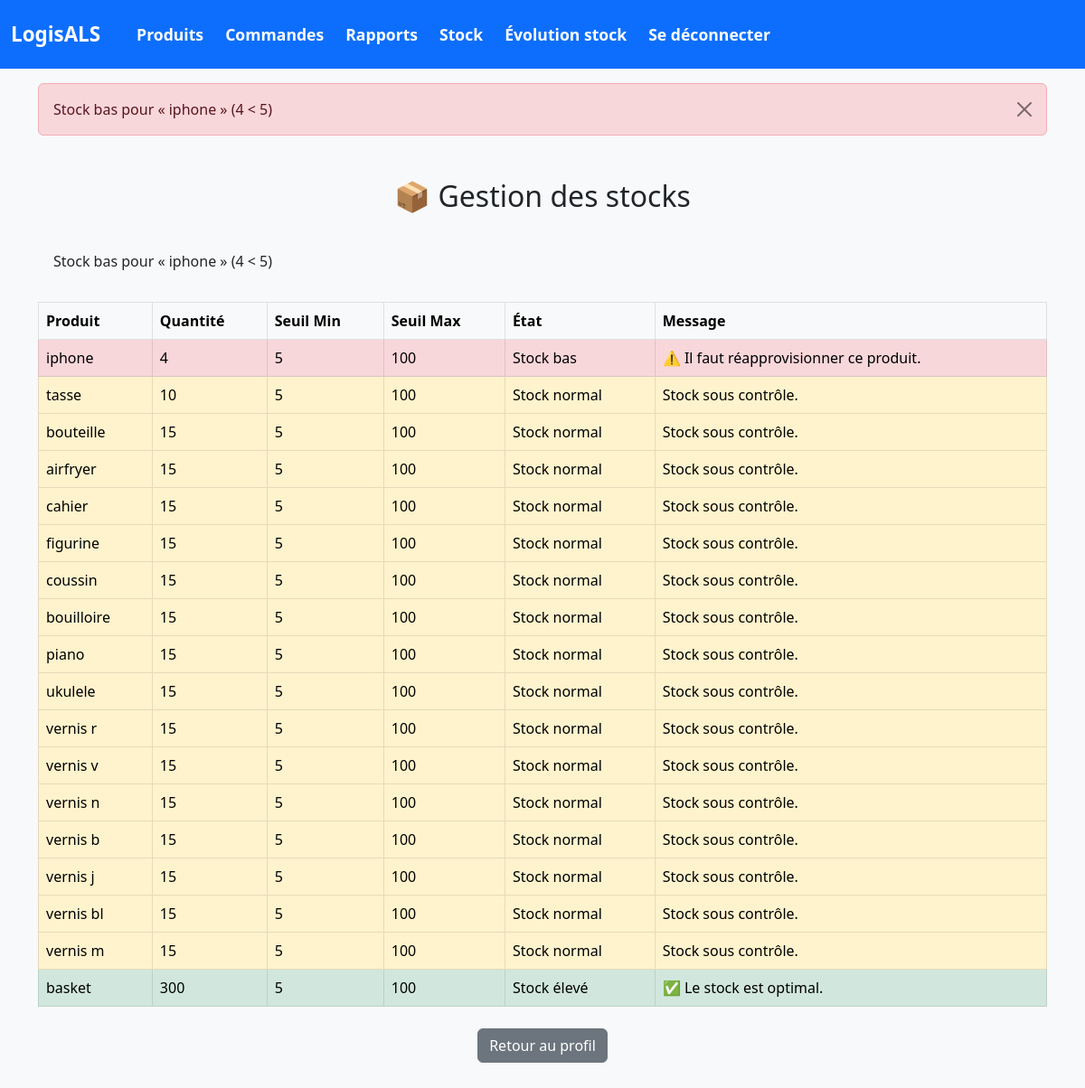
The page /inventaire/stocks/ (signed in) on the database its author committed.
### inventaire/models.py (models this page shows, shortened)
class Produit(models.Model):
    nom = models.CharField(max_length=100)
    description = models.TextField()
    prix = models.PositiveIntegerField()
    quantite_stock = models.PositiveIntegerField()
    date_ajout = models.DateTimeField(auto_now_add=True)
    seuil_min = models.PositiveIntegerField(default=5)  # seuil critique
    seuil_max = models.PositiveIntegerField(default=100)  # stock idéal  #
    vendeur = models.CharField(max_length=100, blank=True, null=True)
    def statut_stock(self):
        if self.quantite_stock <= self.seuil_min:
            return 'bas'
        elif self.quantite_stock >= self.seuil_max:
            return 'haut'
        else:
            return 'normal'

### inventaire/views.py (the view)
# urls.py: path('stocks/', views.gestion_stock, name='gestion_stock'),
@login_required
def gestion_stock(request):
    produits = Produit.objects.all()
    for p in produits:
        if p.quantite_stock < p.seuil_min:
            messages.error(request, f"Stock bas pour « {p.nom} » ({p.quantite_stock} < {p.seuil_min})")
    return render(request, 'inventaire/gestion_stock.html', {
        'produits': produits
    })

### inventaire/templates/inventaire/gestion_stock.html (shortened to what this page needs)
<!DOCTYPE html>
<html lang="fr">
<head>
    {% load static %}
    <link href="https://cdn.jsdelivr.net/npm/bootstrap@5.3.0/dist/css/bootstrap.min.css" rel="stylesheet">
</head>
<body class="bg-light">
{% include 'inventaire/navbar.html' %}
{% if messages %}
<div class="container mt-3">
  {% for message in messages %}
    <div class="alert alert-danger alert-dismissible fade show" role="alert">
      {{ message }}
      <button type="button" class="btn-close" data-bs-dismiss="alert" aria-label="Close"></button>
    </div>
  {% endfor %}
</div>
{% endif %}
<div class="container my-5">
    <h2 class="text-center mb-4">📦 Gestion des stocks</h2>
    <table class="table table-bordered">
        <thead class="table-light">
            <tr>
                <th>Produit</th>
                <th>Quantité</th>
                <th>Seuil Min</th>
                <th>Seuil Max</th>
                <th>État</th>
                <th>Message</th>
            </tr>
        </thead>
        <tbody>
            {% for produit in produits %}
            {% with statut=produit.statut_stock %}
            <tr class="{% if statut == 'bas' %}table-danger{% elif statut == 'haut' %}table-success{% else %}table-warning{% endif %}">
                <td>{{ produit.nom }}</td>
                <td>{{ produit.quantite_stock }}</td>
                <td>{{ produit.seuil_min }}</td>
                <td>{{ produit.seuil_max }}</td>
                <td>
                    {% if statut == 'bas' %}Stock bas
                    {% elif statut == 'haut' %}Stock élevé
                    {% else %}Stock normal
                    {% endif %}
                </td>
                <td>
                    {% if statut == 'bas' %}
                        ⚠️ Il faut réapprovisionner ce produit.
                    {% elif statut == 'haut' %}
                        ✅ Le stock est optimal.
                    {% else %}
                        Stock sous contrôle.
                    {% endif %}
                </td>
            </tr>
            {% endwith %}
            {% endfor %}
        </tbody>
        {% if messages %}
  {% for msg in messages %}
    <div class="alert alert-{{ msg.tags }}">
      {{ msg }}
    </div>
  {% endfor %}
{% endif %}
    </table>
    <div class="text-center mt-4">
        <a href="{% url 'profile' %}" class="btn btn-secondary">Retour au profil</a>
    </div>
</div>
</body>
</html>

### rows shown on the page
Produit: nom "iphone", quantite_stock "4", seuil_min "5", seuil_max "100", shows "Stock bas", shows "⚠️ Il faut réapprovisionner ce produit."
Produit: nom "tasse", quantite_stock "10", seuil_min "5", seuil_max "100", shows "Stock normal", shows "Stock sous contrôle."
Produit: nom "bouteille", quantite_stock "15", seuil_min "5", seuil_max "100", shows "Stock normal", shows "Stock sous contrôle."
Produit: nom "airfryer", quantite_stock "15", seuil_min "5", seuil_max "100", shows "Stock normal", shows "Stock sous contrôle."
Produit: nom "cahier", quantite_stock "15", seuil_min "5", seuil_max "100", shows "Stock normal", shows "Stock sous contrôle."
Produit: nom "figurine", quantite_stock "15", seuil_min "5", seuil_max "100", shows "Stock normal", shows "Stock sous contrôle."
Produit: nom "coussin", quantite_stock "15", seuil_min "5", seuil_max "100", shows "Stock normal", shows "Stock sous contrôle."
Produit: nom "bouilloire", quantite_stock "15", seuil_min "5", seuil_max "100", shows "Stock normal", shows "Stock sous contrôle."
Produit: nom "piano", quantite_stock "15", seuil_min "5", seuil_max "100", shows "Stock normal", shows "Stock sous contrôle."
Produit: nom "ukulele", quantite_stock "15", seuil_min "5", seuil_max "100", shows "Stock normal", shows "Stock sous contrôle."
Produit: nom "vernis r", quantite_stock "15", seuil_min "5", seuil_max "100", shows "Stock normal", shows "Stock sous contrôle."
Produit: nom "vernis v", quantite_stock "15", seuil_min "5", seuil_max "100", shows "Stock normal", shows "Stock sous contrôle."
Produit: nom "vernis n", quantite_stock "15", seuil_min "5", seuil_max "100", shows "Stock normal", shows "Stock sous contrôle."
Produit: nom "vernis b", quantite_stock "15", seuil_min "5", seuil_max "100", shows "Stock normal", shows "Stock sous contrôle."
Produit: nom "vernis j", quantite_stock "15", seuil_min "5", seuil_max "100", shows "Stock normal", shows "Stock sous contrôle."
Produit: nom "vernis bl", quantite_stock "15", seuil_min "5", seuil_max "100", shows "Stock normal", shows "Stock sous contrôle."
Produit: nom "vernis m", quantite_stock "15", seuil_min "5", seuil_max "100", shows "Stock normal", shows "Stock sous contrôle."
Produit: nom "basket", quantite_stock "300", seuil_min "5", seuil_max "100", shows "Stock élevé", shows "✅ Le stock est optimal."

### other values the page prints
{{ message }} "Stock bas pour « iphone » (4 < 5)"
{{ msg }} "Stock bas pour « iphone » (4 < 5)"
